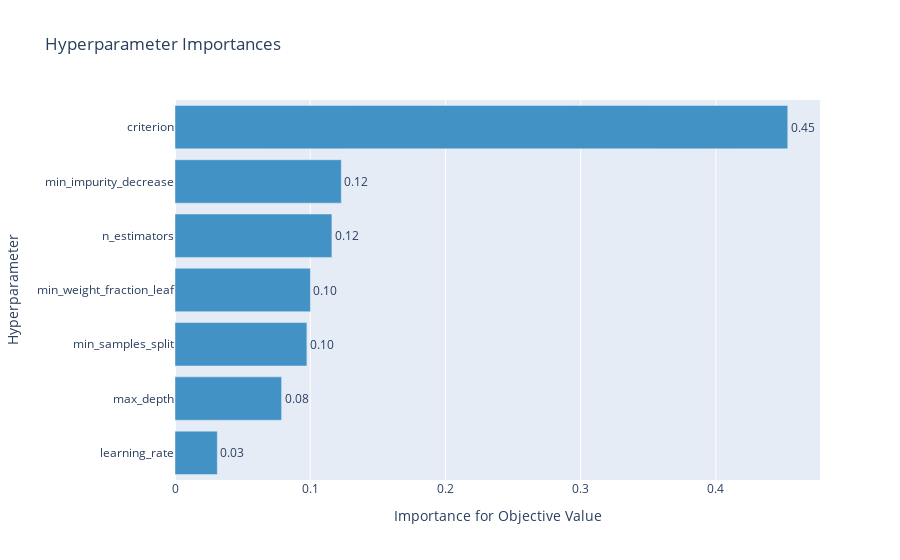

Notebook source saved alongside this figure:
### Code cell
optuna.visualization.plot_param_importances(study_gbr)

### Figure 1 — Plotly figure (JSON) as saved in the notebook; plotly's stock layout.template omitted (floating-point values rounded to 4 significant figures)
{"data": [{"cliponaxis": false, "hovertemplate": ["learning_rate (FloatDistribution): 0.03129225561905766<extra></extra>", "max_depth (IntDistribution): 0.0788285631233384<extra></extra>", "min_samples_split (IntDistribution): 0.09753521024342386<extra></extra>", "min_weight_fraction_leaf (FloatDistribution): 0.10014750029139485<extra></extra>", "n_estimators (IntDistribution): 0.11603647357994329<extra></extra>", "min_impurity_decrease (FloatDistribution): 0.1230040642842611<extra></extra>", "criterion (CategoricalDistribution): 0.4531559328585808<extra></extra>"], "marker": {"color": "rgb(66,146,198)"}, "orientation": "h", "text": ["0.03", "0.08", "0.10", "0.10", "0.12", "0.12", "0.45"], "textposition": "outside", "type": "bar", "x": [0.03129, 0.07883, 0.09754, 0.1001, 0.116, 0.123, 0.4532], "y": ["learning_rate", "max_depth", "min_samples_split", "min_weight_fraction_leaf", "n_estimators", "min_impurity_decrease", "criterion"]}], "layout": {"showlegend": false, "title": {"text": "Hyperparameter Importances"}, "xaxis": {"title": {"text": "Importance for Objective Value"}}, "yaxis": {"title": {"text": "Hyperparameter"}}}}
